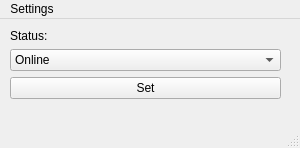
<?xml version="1.0" encoding="UTF-8"?>
<ui version="4.0">
 <class>MainWindow</class>
 <widget class="QMainWindow" name="MainWindow">
  <property name="geometry">
   <rect>
    <x>0</x>
    <y>0</y>
    <width>300</width>
    <height>148</height>
   </rect>
  </property>
  <property name="windowTitle">
   <string>Capoom Client</string>
  </property>
  <widget class="QWidget" name="centralwidget">
   <widget class="QWidget" name="verticalLayoutWidget">
    <property name="geometry">
     <rect>
      <x>10</x>
      <y>10</y>
      <width>271</width>
      <height>431</height>
     </rect>
    </property>
    <layout class="QVBoxLayout" name="verticalLayout">
     <item>
      <layout class="QHBoxLayout" name="horizontalLayout">
       <item>
        <widget class="QLabel" name="label">
         <property name="text">
          <string>Status:</string>
         </property>
        </widget>
       </item>
      </layout>
     </item>
     <item>
      <widget class="QComboBox" name="comboBox">
       <item>
        <property name="text">
         <string>Online</string>
        </property>
       </item>
       <item>
        <property name="text">
         <string>Offline</string>
        </property>
       </item>
      </widget>
     </item>
     <item>
      <widget class="QPushButton" name="pushButton">
       <property name="text">
        <string>Set</string>
       </property>
      </widget>
     </item>
     <item>
      <spacer name="verticalSpacer">
       <property name="orientation">
        <enum>Qt::Vertical</enum>
       </property>
       <property name="sizeHint" stdset="0">
        <size>
         <width>20</width>
         <height>40</height>
        </size>
       </property>
      </spacer>
     </item>
    </layout>
   </widget>
  </widget>
  <widget class="QMenuBar" name="menubar">
   <property name="geometry">
    <rect>
     <x>0</x>
     <y>0</y>
     <width>300</width>
     <height>22</height>
    </rect>
   </property>
   <widget class="QMenu" name="menuSettings">
    <property name="title">
     <string>Settings</string>
    </property>
    <addaction name="button_settings"/>
   </widget>
   <addaction name="menuSettings"/>
  </widget>
  <widget class="QStatusBar" name="statusbar"/>
  <action name="button_settings">
   <property name="text">
    <string>Settings</string>
   </property>
  </action>
 </widget>
 <resources/>
 <connections/>
</ui>
